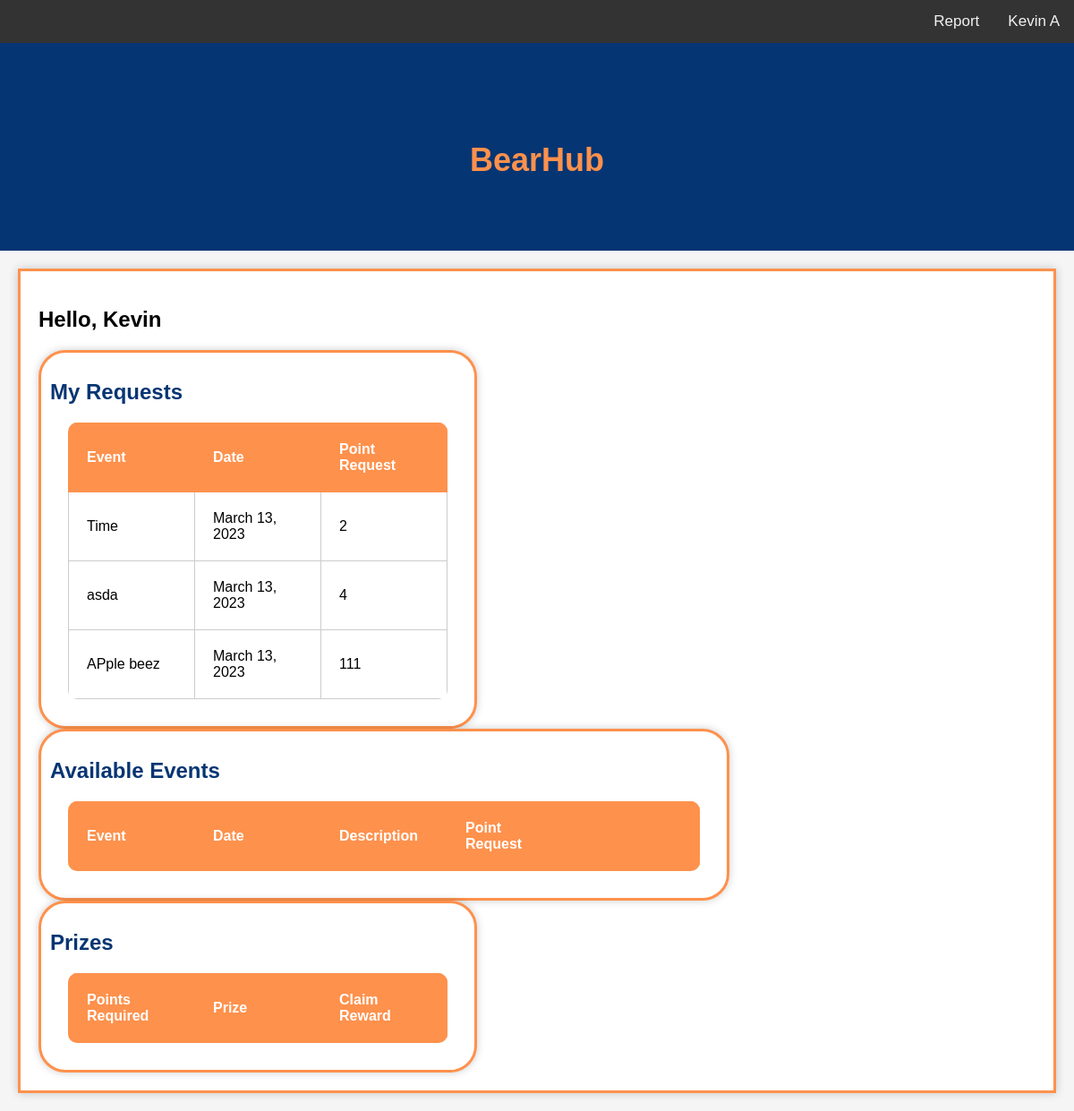
Before: /BearHubHome/StudentPage/920288/ with the older database file.
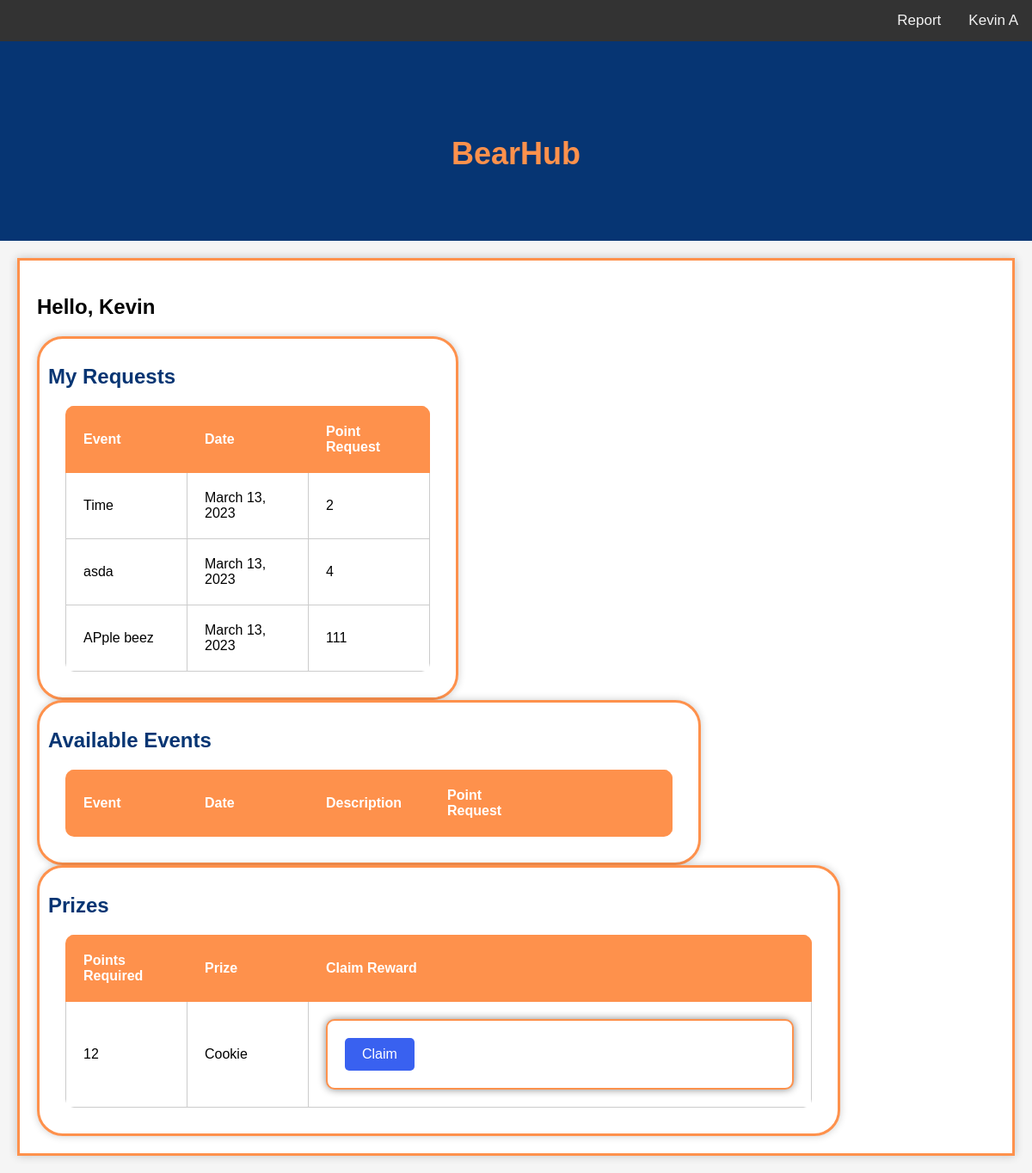
After: the same page with the newer database file.
### BearHubHome/models.py (models this page shows)
class Event(models.Model):
    name= models.CharField(max_length=64)
    date = models.DateField(max_length=24)
    point_value= models.IntegerField()
    students = models.ManyToManyField(Student, blank=True,related_name="event")
    description=models.TextField(max_length=512)

class Reward(models.Model):
    Name = models.CharField(max_length=64)
    point_value = models.IntegerField()

### BearHubHome/views.py (the view)
# urls.py: path('StudentPage/<int:user_id>/',views.StudentPage,name="stupage"),
def StudentPage(request, user_id):
    try:
        user = Student.objects.get(pk=user_id)
        events = user.event.all()
        Nonevents = Event.objects.exclude(id__in=user.event.all().values_list('id', flat=True))
        Rewards = Reward.objects.all()
        return render(request, "HII/signedIn.html", {"user": user,"events": events,"Nonevents":Nonevents, "Rewards":Rewards})
    except Student.DoesNotExist:
        return HttpResponseRedirect(reverse("bear:LogIn"))

### BearHubHome/templates/HII/signedIn.html (shortened to what this page needs)
{% load static %}
<!DOCTYPE html>
<html lang="en">
<head>
	<link href="{% static 'style.css' %}" rel="stylesheet">
</head>
<body>
	<div class="topnav">
		<button class="b" onmouseover="showInfo()">{{ user.First_name.capitalize }} {{ user.Last_name.capitalize|first }}</button>
		<a href="{% url 'bear:report' %}">Report</a>
	</div>
	<header>
		<h1>BearHub</h1>
	</header>
	<div class="container">
		<h2>Hello, {{ user.First_name.capitalize }}</h2>
		<div class="containera">
			<h2 class="table-title">My Requests</h2>
			<table>
				<tr>
					<th>Event</th>
					<th>Date</th>
					<th>Point Request</th>
				</tr>
				{% for event in events %}
				<tr>
					<td>{{ event.name }}</td>
					<td>{{ event.date }}</td>
					<td>{{ event.point_value }}</td>
				</tr>
				{% endfor %}
			</table>
		</div>
		<div class="containera">
			<h2 class="table-title">Available Events</h2>
			<table>
				<tr>
					<th>Event</th>
					<th>Date</th>
					<th>Description</th>
					<th>Point Request</th>
					<th></th>
				</tr>
			</table>
		</div>
		<div class="containera">
			<h2 class="table-title">Prizes</h2>
			<table>
				<tr>
					<th>Points Required</th>
					<th>Prize</th>
					<th>Claim Reward</th>
				</tr>
				{% for Reward in Rewards %}
				<tr>
					<td>{{ Reward.point_value }}</td>
					<td>{{ Reward.Name }}</td>
					<td>
						<form method="POST" action="{% url 'bear:claim_reward' %}">
							<button type="submit">Claim</button>
						</form>
					</td>
				</tr>
				{% endfor %}
			</table>
		</div>
</body>
</html>

Changed rows visible on the page:
added Reward: point_value "12", Name "Cookie"
